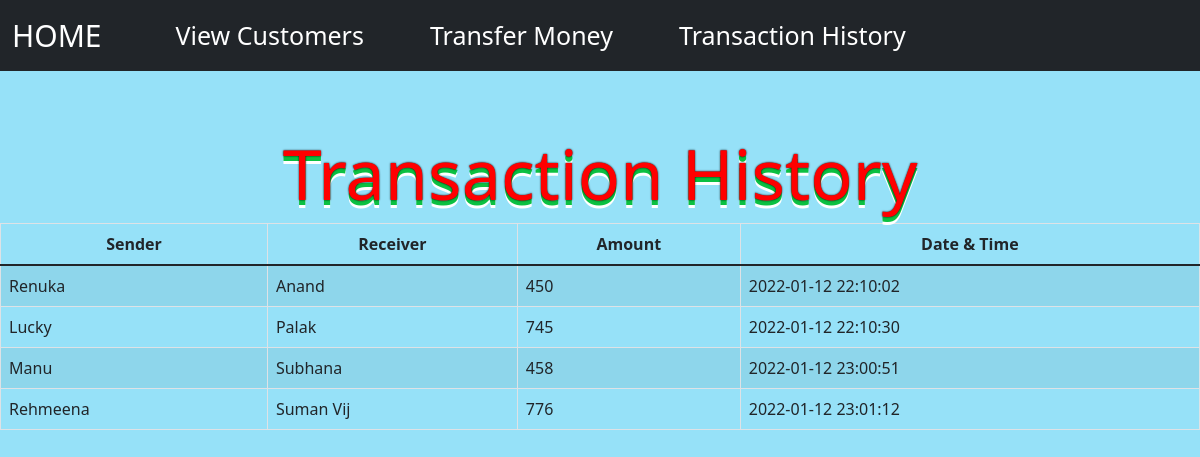
The app's page /TransactionHistory.php with its own data.
### tables this page shows
CREATE TABLE `transaction` (
  `sender` text NOT NULL,
  `receiver` text NOT NULL,
  `Balance` int(8) NOT NULL,
  `datetime` datetime NOT NULL DEFAULT current_timestamp()
);

### TransactionHistory.php (the view, shortened to what this page needs)
<!DOCTYPE html>
<html lang="en">
<head>
    <link href="https://cdn.jsdelivr.net/npm/bootstrap@5.1.3/dist/css/bootstrap.min.css" rel="stylesheet">
</head>
<body>
<nav class="navbar navbar-expand-lg navbar-dark bg-dark">
        <div class="container-fluid">
          <a class="navbar-brand" style="font-size: 30px;" href="SparkFoundationTask1.html">HOME</a>
          <div class="collapse navbar-collapse" id="navbarSupportedContent">
            <ul class="navbar-nav me-auto mb-2 mb-lg-0">
              <li class="nav-item">
                <a class="nav-link active" style="font-size: 25px;margin-left: 50px;" aria-current="page" href="index.php">View Customers</a>
              </li>
              <li class="nav-item">
                <a class="nav-link active" style="font-size: 25px;margin-left: 50px;" aria-current="page" href="Transfer.php">Transfer Money</a>
              </li>
              <li class="nav-item">
                <a class="nav-link active" style="font-size: 25px;margin-left: 50px;" aria-current="page" href="TransactionHistory.php">Transaction History</a>
              </li>
            </ul>
          </div>
        </div>
</nav>
<?php
$servername = "localhost";
$username = "root";
$password = "";
$database = "BankSystem";
$conn = mysqli_connect($servername,$username,$password,$database);
?>
<div id="head">
    <h1>Transaction History</h1>
</div>
<form method="post">
    <table class="table table-hover table-striped table-condensed table-bordered">
        <thead>
            <tr>
                <th class="text-center">Sender</th>
                <th class="text-center">Receiver</th>
                <th class="text-center">Amount</th>
                <th class="text-center">Date & Time</th>
            </tr>
        </thead>
        <tbody>
        <?php
            $sql ="select * from transaction";
            $query =mysqli_query($conn, $sql);
            while($rows = mysqli_fetch_assoc($query))
            {
        ?>
            <tr>
            <td class="py-2"><?php echo $rows['sender']; ?></td>
            <td class="py-2"><?php echo $rows['receiver']; ?></td>
            <td class="py-2"><?php echo $rows['Balance']; ?> </td>
            <td class="py-2"><?php echo $rows['datetime']; ?> </td>
        <?php
            }
        ?>
        </tbody>
    </table>
</form>
</body>
</html>

### TransactionHistory.php (style rules this page uses)
body { background-color:rgb(150, 225, 248); }
#head { margin-top:60px; color:red; text-shadow: 0 0 2px black,0 5px 0 rgb(12, 192, 66),0 8px 0 white; text-align:center; }
#head h1 { font-size:70px; }

### records on screen
transaction: sender "Renuka", receiver "Anand", Balance "450", datetime "2022-01-12 22:10:02"
transaction: sender "Lucky", receiver "Palak", Balance "745", datetime "2022-01-12 22:10:30"
transaction: sender "Manu", receiver "Subhana", Balance "458", datetime "2022-01-12 23:00:51"
transaction: sender "Rehmeena", receiver "Suman Vij", Balance "776", datetime "2022-01-12 23:01:12"
